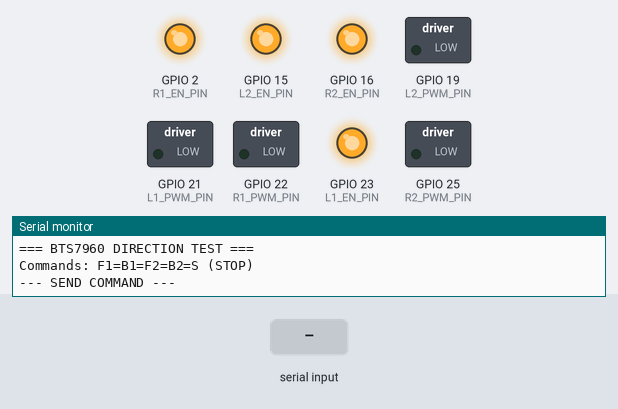
This sketch was run on a simulated ESP32. Shown: switched loads named in the sketch (green lamp = pin HIGH), output pins drawn as LEDs (lit = HIGH), the last lines printed to the serial monitor. The inputs (shaded band) are chosen by the test bench.

Above: at 1.2 s.
1.3 s: "F1\n" received over Serial
At 1.7 s:
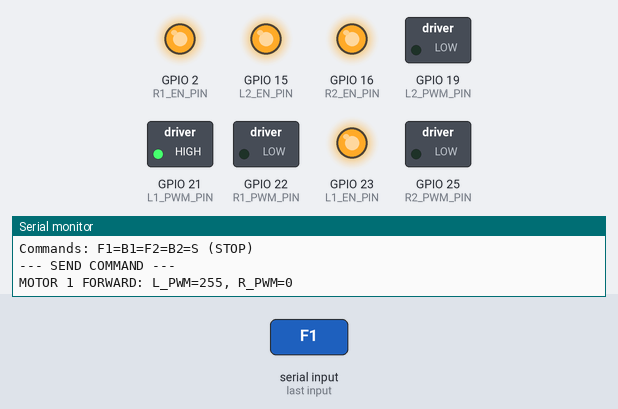
2.8 s: "B1\n" received over Serial
At 4.0 s:
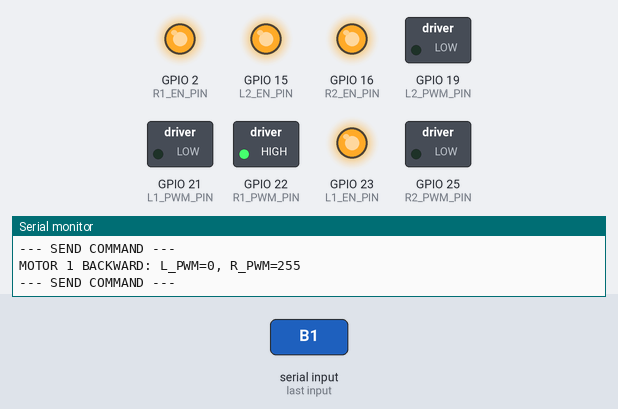
4.3 s: "F2\n" received over Serial
At 5.2 s:
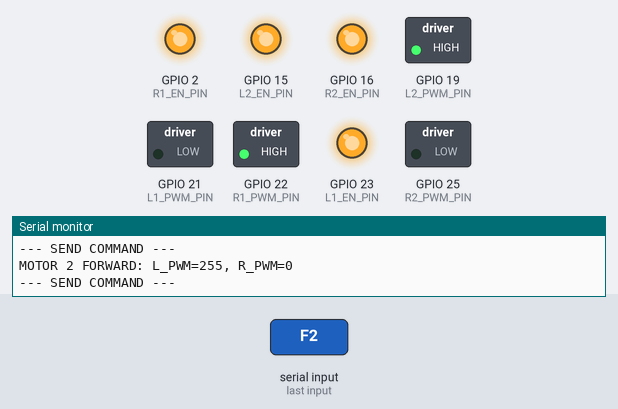
5.8 s: "B2\n" received over Serial
At 6.5 s:
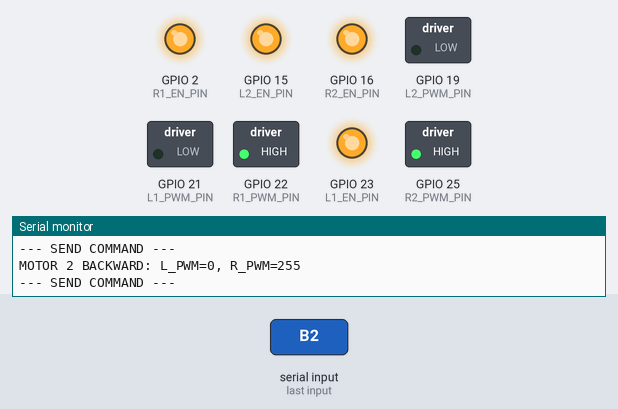
7.3 s: "F1\n" received over Serial
At 7.6 s:
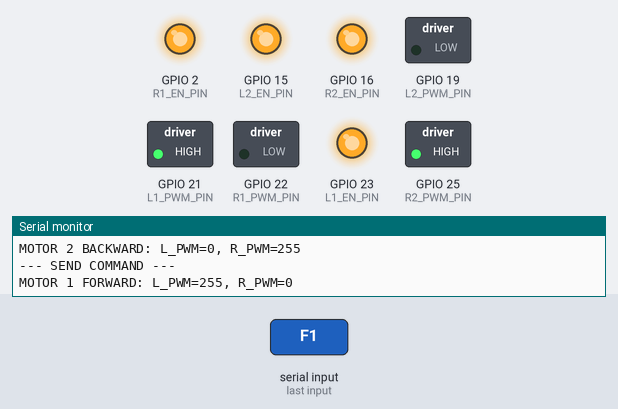
8.8 s: "F2\n" received over Serial
At 10.1 s:
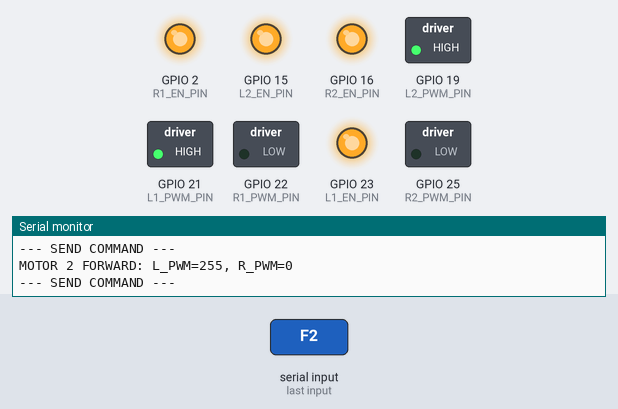
Timing chart, 0 to 11.3 s (numbered marks = the images above; inputs shaded):
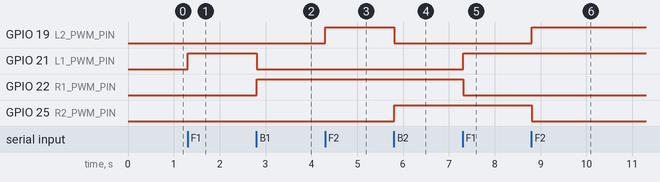

The sketch:

self_balancing_robot.ino
```cpp
// ===== MOTOR 1 PINS (Left Motor) =====
const int L1_EN_PIN   = 23;
const int R1_EN_PIN   = 2;
const int L1_PWM_PIN  = 21;
const int R1_PWM_PIN  = 22;

// ===== MOTOR 2 PINS (Right Motor) =====
const int L2_EN_PIN   = 15;
const int R2_EN_PIN   = 16;
const int L2_PWM_PIN  = 19;
const int R2_PWM_PIN  = 25;

void setup() {
  Serial.begin(115200);

  // All pins OUTPUT
  pinMode(L1_EN_PIN, OUTPUT); pinMode(R1_EN_PIN, OUTPUT);
  pinMode(L1_PWM_PIN, OUTPUT); pinMode(R1_PWM_PIN, OUTPUT);
  pinMode(L2_EN_PIN, OUTPUT); pinMode(R2_EN_PIN, OUTPUT);
  pinMode(L2_PWM_PIN, OUTPUT); pinMode(R2_PWM_PIN, OUTPUT);

  // Enable ALL drivers
  digitalWrite(L1_EN_PIN, HIGH); digitalWrite(R1_EN_PIN, HIGH);
  digitalWrite(L2_EN_PIN, HIGH); digitalWrite(R2_EN_PIN, HIGH);

  Serial.println("=== BTS7960 DIRECTION TEST ===");
  Serial.println("Commands: F1=B1=F2=B2=S (STOP)");
}

void loop() {
  Serial.println("\n--- SEND COMMAND ---");
  while (Serial.available() == 0) delay(100);
  String cmd = Serial.readStringUntil('\n');
  cmd.trim();

  // MOTOR 1 TESTS
  if (cmd == "F1") {
    Serial.println("MOTOR 1 FORWARD: L_PWM=255, R_PWM=0");
    analogWrite(L1_PWM_PIN, 255); analogWrite(R1_PWM_PIN, 0);
  }
  else if (cmd == "B1") {
    Serial.println("MOTOR 1 BACKWARD: L_PWM=0, R_PWM=255");
    analogWrite(L1_PWM_PIN, 0); analogWrite(R1_PWM_PIN, 255);
  }

  // MOTOR 2 TESTS
  else if (cmd == "F2") {
    Serial.println("MOTOR 2 FORWARD: L_PWM=255, R_PWM=0");
    analogWrite(L2_PWM_PIN, 255); analogWrite(R2_PWM_PIN, 0);
  }
  else if (cmd == "B2") {
    Serial.println("MOTOR 2 BACKWARD: L_PWM=0, R_PWM=255");
    analogWrite(L2_PWM_PIN, 0); analogWrite(R2_PWM_PIN, 255);
  }

  // STOP ALL
  else if (cmd == "S") {
    Serial.println("ALL MOTORS STOPPED");
    analogWrite(L1_PWM_PIN, 0); analogWrite(R1_PWM_PIN, 0);
    analogWrite(L2_PWM_PIN, 0); analogWrite(R2_PWM_PIN, 0);
  }

  delay(500);
}
```

Measured:
- after the input at 1.3 s, GPIO 21 (L1_PWM_PIN): LOW → HIGH at once
- after the input at 2.8 s, GPIO 21 (L1_PWM_PIN): HIGH → LOW at once; GPIO 22 (R1_PWM_PIN): LOW → HIGH at once
- after the input at 4.3 s, GPIO 19 (L2_PWM_PIN): LOW → HIGH at once
- after the input at 5.8 s, GPIO 19 (L2_PWM_PIN): HIGH → LOW at once; GPIO 25 (R2_PWM_PIN): LOW → HIGH at once
- after the input at 7.3 s, GPIO 21 (L1_PWM_PIN): LOW → HIGH at once; GPIO 22 (R1_PWM_PIN): HIGH → LOW at once
- after the input at 8.8 s, GPIO 19 (L2_PWM_PIN): LOW → HIGH at once; GPIO 25 (R2_PWM_PIN): HIGH → LOW at once
